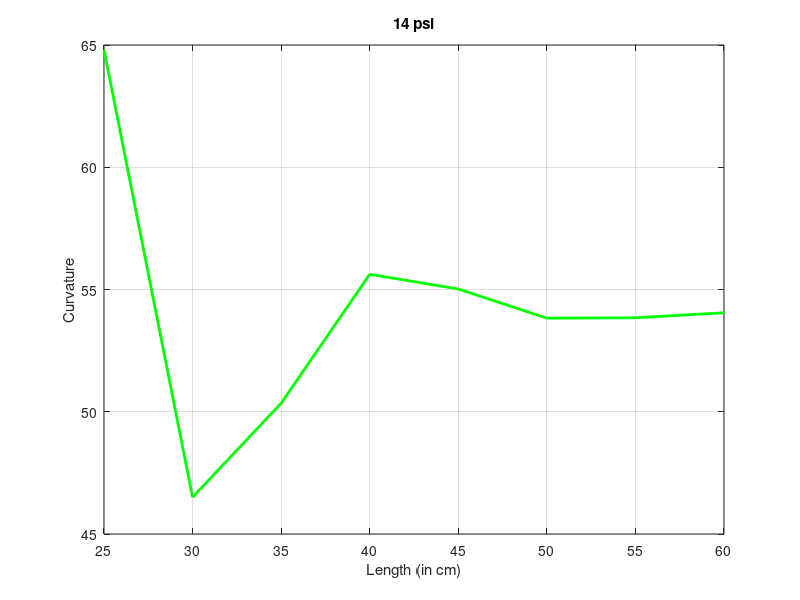

Write the MATLAB code that produced this figure.
L12 = [40 45 50 55 57 60];
K12 = [32.8377 32.5772 32.8503 33.0244 33.0478 33.0549];

L14 = [25:5:60];
K14 = [60 46.2769 39.8818 40.1999 41.6797 42.0915 41.9215 41.8];

L16 = [25:5:60];
K16 = [64.8072 46.5043 50.3479 55.62222 55.0203 53.8268 53.8436 54.0486];

plot(L16,K16,'g','linewidth',2)
grid on
xlabel 'Length (in cm)'
ylabel 'Curvature'
title '14 psi'